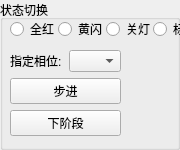
  <widget class="QGroupBox" name="groupBox_3">
   <property name="geometry">
    <rect>
     <x>700</x>
     <y>50</y>
     <width>180</width>
     <height>150</height>
    </rect>
   </property>
   <property name="minimumSize">
    <size>
     <width>180</width>
     <height>150</height>
    </size>
   </property>
   <property name="maximumSize">
    <size>
     <width>180</width>
     <height>150</height>
    </size>
   </property>
   <property name="title">
    <string>状态切换</string>
   </property>
   <widget class="QWidget" name="layoutWidget">
    <property name="geometry">
     <rect>
      <x>10</x>
      <y>20</y>
      <width>183</width>
      <height>18</height>
     </rect>
    </property>
    <layout class="QHBoxLayout" name="horizontalLayout_4">
     <property name="spacing">
      <number>0</number>
     </property>
     <item>
      <widget class="QRadioButton" name="rbRed">
       <property name="maximumSize">
        <size>
         <width>50</width>
         <height>16777215</height>
        </size>
       </property>
       <property name="text">
        <string>全红</string>
       </property>
      </widget>
     </item>
     <item>
      <widget class="QRadioButton" name="rbYellow">
       <property name="maximumSize">
        <size>
         <width>50</width>
         <height>16777215</height>
        </size>
       </property>
       <property name="text">
        <string>黄闪</string>
       </property>
      </widget>
     </item>
     <item>
      <widget class="QRadioButton" name="rbClose">
       <property name="maximumSize">
        <size>
         <width>50</width>
         <height>16777215</height>
        </size>
       </property>
       <property name="text">
        <string>关灯</string>
       </property>
      </widget>
     </item>
     <item>
      <widget class="QRadioButton" name="rbDef">
       <property name="enabled">
        <bool>true</bool>
       </property>
       <property name="maximumSize">
        <size>
         <width>40</width>
         <height>16777215</height>
        </size>
       </property>
       <property name="text">
        <string>标准</string>
       </property>
       <property name="checkable">
        <bool>true</bool>
       </property>
      </widget>
     </item>
    </layout>
   </widget>
   <widget class="QWidget" name="layoutWidget">
    <property name="geometry">
     <rect>
      <x>10</x>
      <y>50</y>
      <width>111</width>
      <height>86</height>
     </rect>
    </property>
    <layout class="QVBoxLayout" name="verticalLayout_2">
     <item>
      <layout class="QHBoxLayout" name="horizontalLayout_5">
       <item>
        <widget class="QLabel" name="label_4">
         <property name="maximumSize">
          <size>
           <width>55</width>
           <height>16777215</height>
          </size>
         </property>
         <property name="text">
          <string>指定相位:</string>
         </property>
         <property name="alignment">
          <set>Qt::AlignLeading|Qt::AlignLeft|Qt::AlignVCenter</set>
         </property>
        </widget>
       </item>
       <item>
        <widget class="QComboBox" name="cbPhaseNum">
         <item>
          <property name="text">
           <string/>
          </property>
         </item>
         <item>
          <property name="text">
           <string>1</string>
          </property>
         </item>
         <item>
          <property name="text">
           <string>2</string>
          </property>
         </item>
         <item>
          <property name="text">
           <string>3</string>
          </property>
         </item>
         <item>
          <property name="text">
           <string>4</string>
          </property>
         </item>
         <item>
          <property name="text">
           <string>5</string>
          </property>
         </item>
         <item>
          <property name="text">
           <string>6</string>
          </property>
         </item>
         <item>
          <property name="text">
           <string>7</string>
          </property>
         </item>
         <item>
          <property name="text">
           <string>8</string>
          </property>
         </item>
         <item>
          <property name="text">
           <string>9</string>
          </property>
         </item>
         <item>
          <property name="text">
           <string>10</string>
          </property>
         </item>
         <item>
          <property name="text">
           <string>11</string>
          </property>
         </item>
         <item>
          <property name="text">
           <string>12</string>
          </property>
         </item>
         <item>
          <property name="text">
           <string>13</string>
          </property>
         </item>
         <item>
          <property name="text">
           <string>14</string>
          </property>
         </item>
         <item>
          <property name="text">
           <string>15</string>
          </property>
         </item>
         <item>
          <property name="text">
           <string>16</string>
          </property>
         </item>
        </widget>
       </item>
      </layout>
     </item>
     <item>
      <layout class="QHBoxLayout" name="horizontalLayout_6">
       <item>
        <widget class="QPushButton" name="nextStepBtn">
         <property name="minimumSize">
          <size>
           <width>95</width>
           <height>0</height>
          </size>
         </property>
         <property name="text">
          <string>步进</string>
         </property>
        </widget>
       </item>
      </layout>
     </item>
     <item>
      <layout class="QHBoxLayout" name="horizontalLayout_8">
       <item>
        <widget class="QPushButton" name="nextStageBtn">
         <property name="minimumSize">
          <size>
           <width>95</width>
           <height>0</height>
          </size>
         </property>
         <property name="text">
          <string>下阶段</string>
         </property>
        </widget>
       </item>
      </layout>
     </item>
    </layout>
   </widget>
  </widget>
